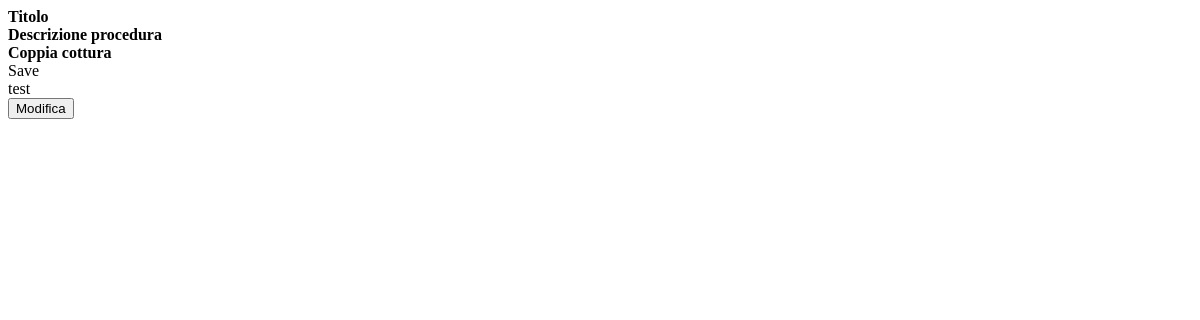
Before: /ricetta/lista/ with the older database file.
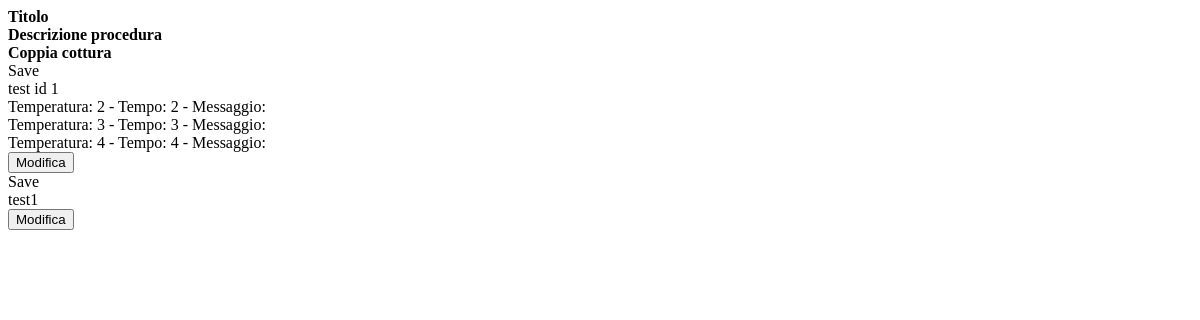
After: the same page with the newer database file.
### ricette/models.py (models this page shows)
class Ricetta(models.Model):
	id = models.AutoField(primary_key=True)
	user_id = models.IntegerField(max_length=12)
	titolo = models.CharField(max_length=256)
	descrizione = models.TextField()
	coppia_cottura = models.ManyToManyField(CoppiaCottura, null=True, blank=True)
	created = models.DateTimeField(auto_now_add=True)
	last_modified = models.DateTimeField(auto_now=True)

class CoppiaCottura(models.Model):
	id = models.AutoField(primary_key=True)
	tempo = models.CharField(max_length=10)
	temperatura = models.IntegerField(max_length=3, default=30)
	messaggio = models.CharField(max_length=256, default='')
	created = models.DateTimeField(auto_now_add=True)
	last_modified = models.DateTimeField(auto_now=True)

### ricette/views.py (the view)
# urls.py: url(r'^ricetta/lista/$', 'ricette.views.render_lista_ricette', name='render_lista_ricette'),
def render_lista_ricette(request):
	items = Ricetta.objects.all()
	return render_to_response('ricetta_lista.html', {'settings': settings, 'items':items}, context_instance=RequestContext(request))

### ricette/templates/ricetta_lista.html (shortened to what this page needs)
	<div class="row">
		<div class="col-sm-2"><b>Titolo</b></div>
		<div class="col-sm-6"><b>Descrizione procedura</b></div>
		<div class="col-sm-4"><b>Coppia cottura</b></div>
	</div>
{% for ricetta in items %}
	<div class="row">
		<div class="col-sm-2">{{ricetta.titolo}}</div>
		<div class="col-sm-4">{{ricetta.descrizione}}</div>
		<div class="col-sm-4">
			{% for coppia in ricetta.coppia_cottura.all %}
				<div>
					Temperatura: {{coppia.temperatura}} -  Tempo: {{coppia.tempo}} -
					Messaggio: {{coppia.messaggio}}
				</div>
			{% endfor %}
		</div>
		<div class="col-sm-2">
			<button class="btn btn-sm mod_ricetta" ricetta_id="{{ricetta.id}}">Modifica</button>
		</div>
	</div>
{% endfor %}

Changed rows visible on the page:
changed Ricetta: descrizione "test" → "test id 1"
added CoppiaCottura: temperatura "2", tempo "2", shown under Ricetta "Save"
added CoppiaCottura: temperatura "3", tempo "3", shown under Ricetta "Save"
added CoppiaCottura: temperatura "4", tempo "4", shown under Ricetta "Save"
added Ricetta: titolo "Save", descrizione "test1"
